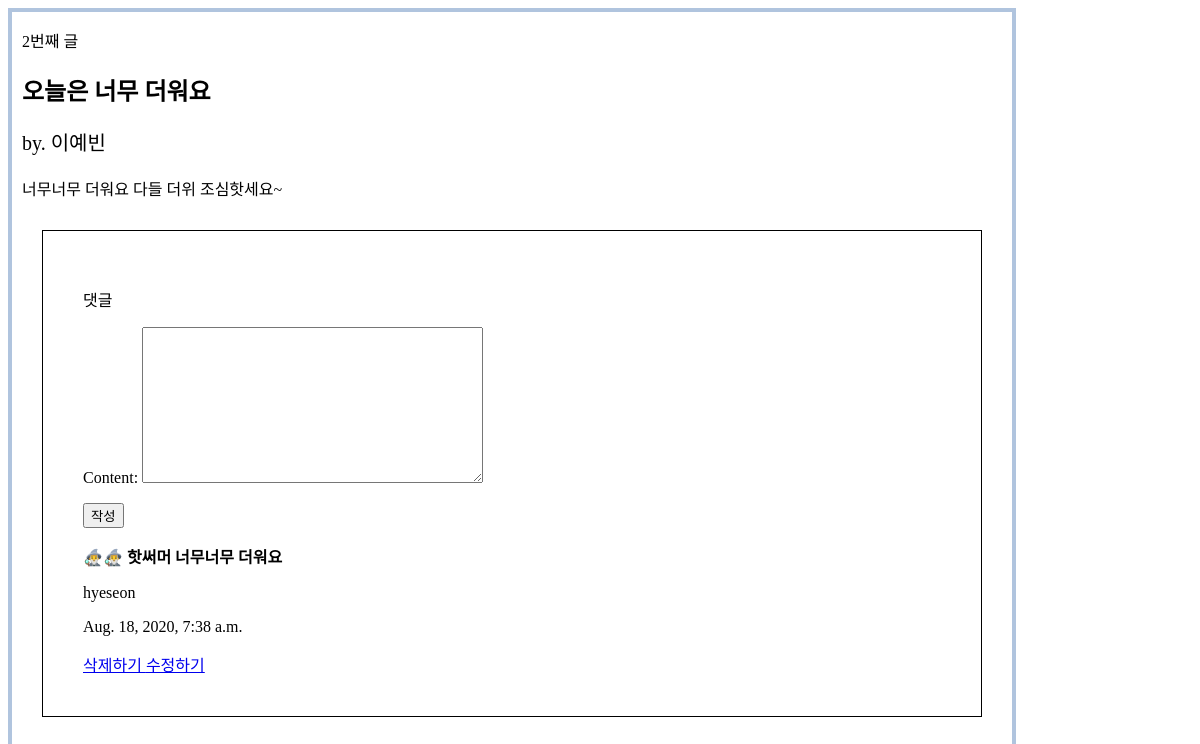
Page /2/ on the committed database.
### main/models.py (models this page shows, shortened)
class Post(models.Model):
    title = models.CharField(max_length=200)
    content = models.TextField()
    updated_at=models.DateTimeField(auto_now=True)
    author = models.ForeignKey(settings.AUTH_USER_MODEL, on_delete=models.CASCADE)

class Comment(models.Model):
    objects = models.manager
    content = models.TextField()
    author = models.ForeignKey(settings.AUTH_USER_MODEL, on_delete = models.CASCADE)
    post = models.ForeignKey(Post, on_delete = models.CASCADE)
    created = models.DateTimeField(auto_now_add = True)

### account/models.py (models this page shows)
class CustomUser(AbstractUser):
    name = models.CharField(max_length=50)
    nickname=models.CharField(max_length=100)
    age= models.PositiveIntegerField(null=True, blank=True)
    followers = models.ManyToManyField(settings.AUTH_USER_MODEL, related_name='following')

### main/views.py (the view)
# urls.py: path('<int:pk>/', views.DetailView.as_view(), name='detail'),
class DetailView(generic.DetailView):
    model = Post #queryset = Post.objects.all()이랑 같은 기능
    template_name = 'detail.html'
    context_object_name='ppost'
    def get_context_data(self, **kwargs):
        context_data = super(DetailView, self).get_context_data(**kwargs)
        context_data['form'] = CommentForm()
        context_data['comments'] = self.object.comment_set.all()
        return context_data

### main/forms.py
class CommentForm(forms.ModelForm):
    class Meta:
        model = Comment
        fields = ('content',)

### main/templates/detail.html (shortened to what this page needs)
<!DOCTYPE html>
<html lang="en">
<head>
</head>
<body>
    <div class='box'>
        <div class="content">
            <p> {{ppost.id}}번째 글</p>
            <h2>{{ppost.title}}</h2>
            <p class="author">by. {{ppost.author}}</p>
            <p class="body">{{ppost.content}}</p>
        </div>
        <div class="comment">
            <p>댓글</p>
            <form action="{% url 'comment_create' ppost.id %}" method="POST">
                {{ form.as_p }}
                <input type="submit" value="작성">
            </form>
            {% for comment in comments %}
            <strong><p>🧙‍♂️🧙‍♂️ {{ comment.content }}</p></strong>
            <p> {{ comment.author }}</p>
            <p> {{ comment.created }}</p>
            <a href = "{% url 'comment_delete' comment.id ppost.id %}"> 삭제하기 </a>
            <a href = "{% url 'comment_update' comment.id ppost.id %}"> 수정하기 </a>
            {% endfor %}
</body>
</html>

### main/templates/detail.html (style rules this page uses)
.box { width: 1000px; height: auto; border: 4px solid lightsteelblue; }
.content { margin: 10px; }
.author { font-size: 20px; }
.comment { width: auto; height: auto; padding: 40px; margin : 30px; border: 1px solid black; }

### rows in the picture
Post: id "2", title "오늘은 너무 더워요", author "이예빈", content "너무너무 더워요 다들 더위 조심핫세요~"
Comment: content "핫써머 너무너무 더워요", author "hyeseon", created "Aug. 18, 2020, 7:38 a.m."
